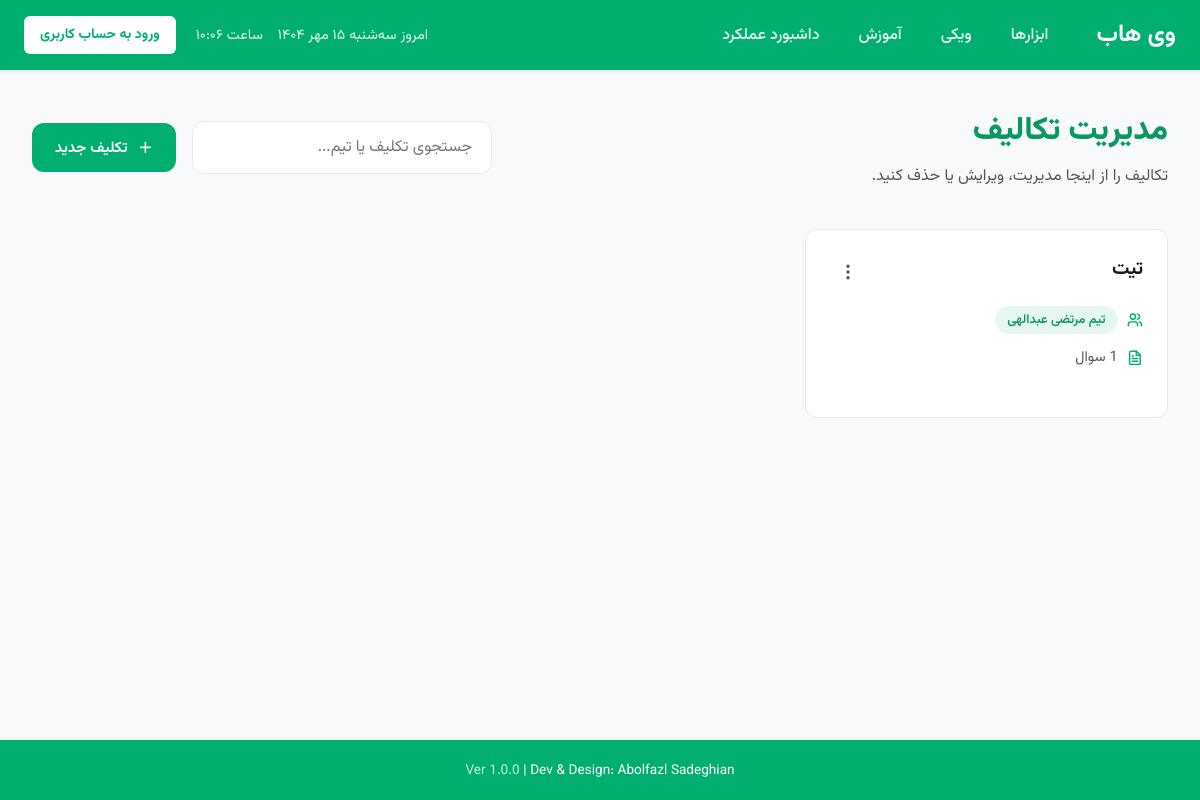
Before: /admin/game/tasks/index.php (signed in) with the older database file.
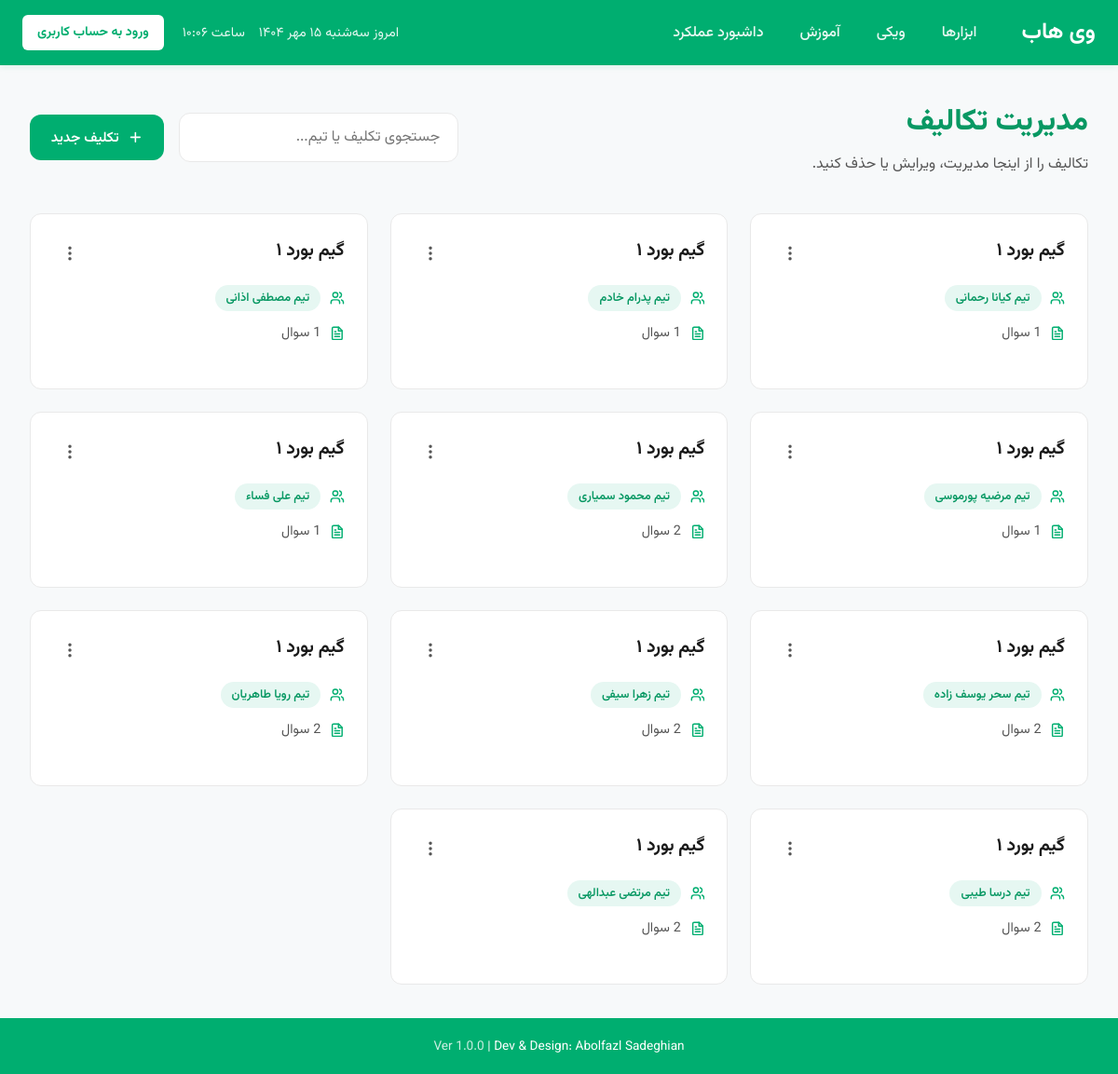
After: the same page with the newer database file.
### tables this page shows
CREATE TABLE Tasks (
    id INTEGER PRIMARY KEY AUTOINCREMENT,
    title TEXT NOT NULL,
    description TEXT,
    team_id INTEGER NOT NULL, -- این تکلیف به کدام تیم از جدول Teams شما اختصاص دارد
    created_at DATETIME DEFAULT CURRENT_TIMESTAMP,
    FOREIGN KEY (team_id) REFERENCES Teams(id) ON DELETE CASCADE
);

### admin/game/tasks/index.php (the view, shortened to what this page needs)
<?php
require_once __DIR__ . '/../../../db/database.php';
$stmt_tasks = $pdo->query("
    SELECT
        t.id,
        t.title,
        t.description,
        tm.team_name,
        (SELECT COUNT(*) FROM TaskQuestions WHERE task_id = t.id) AS question_count
    FROM Tasks t
    JOIN Teams tm ON t.team_id = tm.id
    ORDER BY t.id DESC
");
$tasks = $stmt_tasks->fetchAll(PDO::FETCH_ASSOC);
?>
<!DOCTYPE html>
<html lang="fa" dir="rtl">
<head>
</head>
<body>
    <div id="header-placeholder"></div>
    <main>
        <div class="page-toolbar">
            <div>
                <h1 class="page-title">مدیریت تکالیف</h1>
                <p class="page-subtitle">تکالیف را از اینجا مدیریت، ویرایش یا حذف کنید.</p>
            </div>
            <div style="display: flex; gap: 1rem; align-items:center; flex-wrap: wrap;">
                <div class="search-box">
                    <input type="text" id="task-search-input" placeholder="جستجوی تکلیف یا تیم...">
                </div>
                <button id="add-new-task-btn" class="btn btn-primary">
                    <svg class="icon" xmlns="http://www.w3.org/2000/svg" width="24" height="24" viewBox="0 0 24 24" fill="none" stroke="currentColor" stroke-width="2" stroke-linecap="round" stroke-linejoin="round">
                        <path d="M5 12h14" />
                        <path d="M12 5v14" />
                    </svg>
                    <span>تکلیف جدید</span>
                </button>
            </div>
        </div>
        <?php if (empty($tasks)) : ?>
            <div class="empty-state">
                <svg class="icon" xmlns="http://www.w3.org/2000/svg" width="24" height="24" viewBox="0 0 24 24" fill="none" stroke="currentColor" stroke-width="2" stroke-linecap="round" stroke-linejoin="round">
                    <path d="M10.29 3.86 1.82 18a2 2 0 0 0 1.71 3h16.94a2 2 0 0 0 1.71-3L13.71 3.86a2 2 0 0 0-3.42 0z" />
                    <line x1="12" x2="12" y1="9" y2="13" />
                    <line x1="12" x2="12.01" y1="17" y2="17" />
                </svg>
                <h2>هنوز هیچ تکلیفی نساخته‌اید!</h2>
                <p>برای شروع، اولین تکلیف خود را برای تیم‌ها ایجاد کنید.</p>
                <button id="add-new-task-btn-empty" class="btn btn-primary">ایجاد اولین تکلیف</button>
            </div>
        <?php else : ?>
            <div id="tasks-grid" class="task-card-grid">
                <?php foreach ($tasks as $task) : ?>
                    <div class="task-card" data-search-term="<?= htmlspecialchars(strtolower($task['title'] . ' ' . $task['team_name'])) ?>">
                        <div class="task-card-header">
                            <h3><?= htmlspecialchars($task['title']) ?></h3>
                            <div class="actions-menu">
                                <button class="actions-menu-btn">
                                    <svg class="icon" xmlns="http://www.w3.org/2000/svg" width="24" height="24" viewBox="0 0 24 24" fill="none" stroke="currentColor" stroke-width="2" stroke-linecap="round" stroke-linejoin="round">
                                        <circle cx="12" cy="12" r="1" />
                                        <circle cx="12" cy="5" r="1" />
                                        <circle cx="12" cy="19" r="1" />
                                    </svg>
                                </button>
                            </div>
                        </div>
                        <div class="task-card-meta">
                            <span class="meta-item">
                                <span class="team-badge"><?= htmlspecialchars($task['team_name']) ?></span>
                            </span>
                            <span class="meta-item">
                                <span><?= $task['question_count'] ?> سوال</span>
                            </span>
                        </div>
                    </div>
                <?php endforeach; ?>
            </div>
        <?php endif; ?>
    </main>
    <div id="footer-placeholder"></div>
</body>
</html>

### admin/game/tasks/index.php (style rules this page uses)
:root { --primary-color: #00ae70; --primary-dark: #089863; --primary-light: #e6f7f2; --bg-color: #f7f9fa; --card-bg: #fff; --text-color: #1a1a1a; --secondary-text: #555; --header-text: #fff; --border-color: #e9e9e9; --radius: 12px; --shadow-sm: 0 2px 6px rgba(0, 120, 80, .06); --shadow-md: 0 6px 20px rgba(0, 120, 80, .10); --success-color: #28a745; --info-color: #17a2b8; --warning-color: #ffc107; --danger-color: #dc3545; }
*, *::before, *::after { box-sizing: border-box; margin: 0; padding: 0; font-family: "Vazirmatn", system-ui, sans-serif; }
body { min-height: 100vh; display: flex; flex-direction: column; background: var(--bg-color); color: var(--text-color); }
main { flex: 1; max-width: 1500px; width: 100%; padding: clamp(1.5rem, 3vw, 2.5rem) clamp(1rem, 3vw, 2rem); margin-inline: auto; }
.page-toolbar { display: flex; justify-content: space-between; align-items: center; margin-bottom: 2.5rem; flex-wrap: wrap; gap: 1.5rem; }
.page-title { color: var(--primary-dark); font-weight: 800; font-size: clamp(1.5rem, 3vw, 2rem); margin-block-end: .5rem; }
.page-subtitle { color: var(--secondary-text); font-weight: 400; font-size: clamp(.95rem, 2.2vw, 1rem); }
.icon { width: 1.1em; height: 1.1em; stroke-width: 2.2; vertical-align: -0.15em; }
.btn { position: relative; padding: .8em 1.5em; font-size: .95rem; font-weight: 600; color: white; border: none; border-radius: var(--radius); cursor: pointer; transition: background-color 0.2s, transform 0.2s, filter 0.2s; display: inline-flex; align-items: center; justify-content: center; gap: 0.6em; white-space: nowrap; text-decoration: none; }
.btn-primary { background-color: var(--primary-color); }
.search-box input { width: 100%; font-size: 1rem; padding: .8em 1.2em; border: 1.5px solid var(--border-color); border-radius: var(--radius); background: var(--card-bg); transition: border-color .2s, box-shadow .2s; min-width: 300px; }
.task-card-grid { display: grid; grid-template-columns: repeat(auto-fill, minmax(320px, 1fr)); gap: 1.5rem; }
.task-card { background: var(--card-bg); border: 1px solid var(--border-color); border-radius: var(--radius); padding: 1.5rem; display: flex; flex-direction: column; transition: all .2s ease; }
.task-card-header { display: flex; justify-content: space-between; align-items: flex-start; margin-bottom: 1rem; }
.task-card-header h3 { font-size: 1.2rem; font-weight: 700; color: var(--text-color); }
.task-card-meta { display: flex; flex-direction: column; gap: .75rem; margin-bottom: 1.5rem; flex-grow: 1; color: var(--secondary-text); font-size: .9rem; }
.meta-item { display: flex; align-items: center; gap: .6rem; }
.meta-item .icon { color: var(--primary-color); }
.team-badge { background-color: var(--primary-light); color: var(--primary-dark); padding: .25rem .75rem; border-radius: 20px; font-size: .8rem; font-weight: 600; display: inline-block; }
.actions-menu { position: relative; }
.actions-menu-btn { background: none; border: none; padding: .5rem; cursor: pointer; border-radius: 50%; display: flex; color: var(--secondary-text); }
.actions-menu-btn .icon { width: 1.25rem; height: 1.25rem; }

Changed rows visible on the page:
added tasks: title "گیم بورد ۱", team_name "تیم کیانا رحمانی"
added tasks: title "گیم بورد ۱", team_name "تیم پدرام خادم"
added tasks: title "گیم بورد ۱", team_name "تیم مصطفی اذانی"
added tasks: title "گیم بورد ۱", team_name "تیم مرضیه پورموسی"
added tasks: title "گیم بورد ۱", team_name "تیم محمود سمیاری"
added tasks: title "گیم بورد ۱", team_name "تیم علی فساء"
added tasks: title "گیم بورد ۱", team_name "تیم سحر یوسف زاده"
added tasks: title "گیم بورد ‍۱", team_name "تیم زهرا سیفی"
added tasks: title "گیم بورد ۱", team_name "تیم رویا طاهریان"
added tasks: title "گیم بورد ۱", team_name "تیم درسا طیبی"
changed tasks (number 11 of 11 on the later page): title "تیت" → "گیم بورد ۱"
